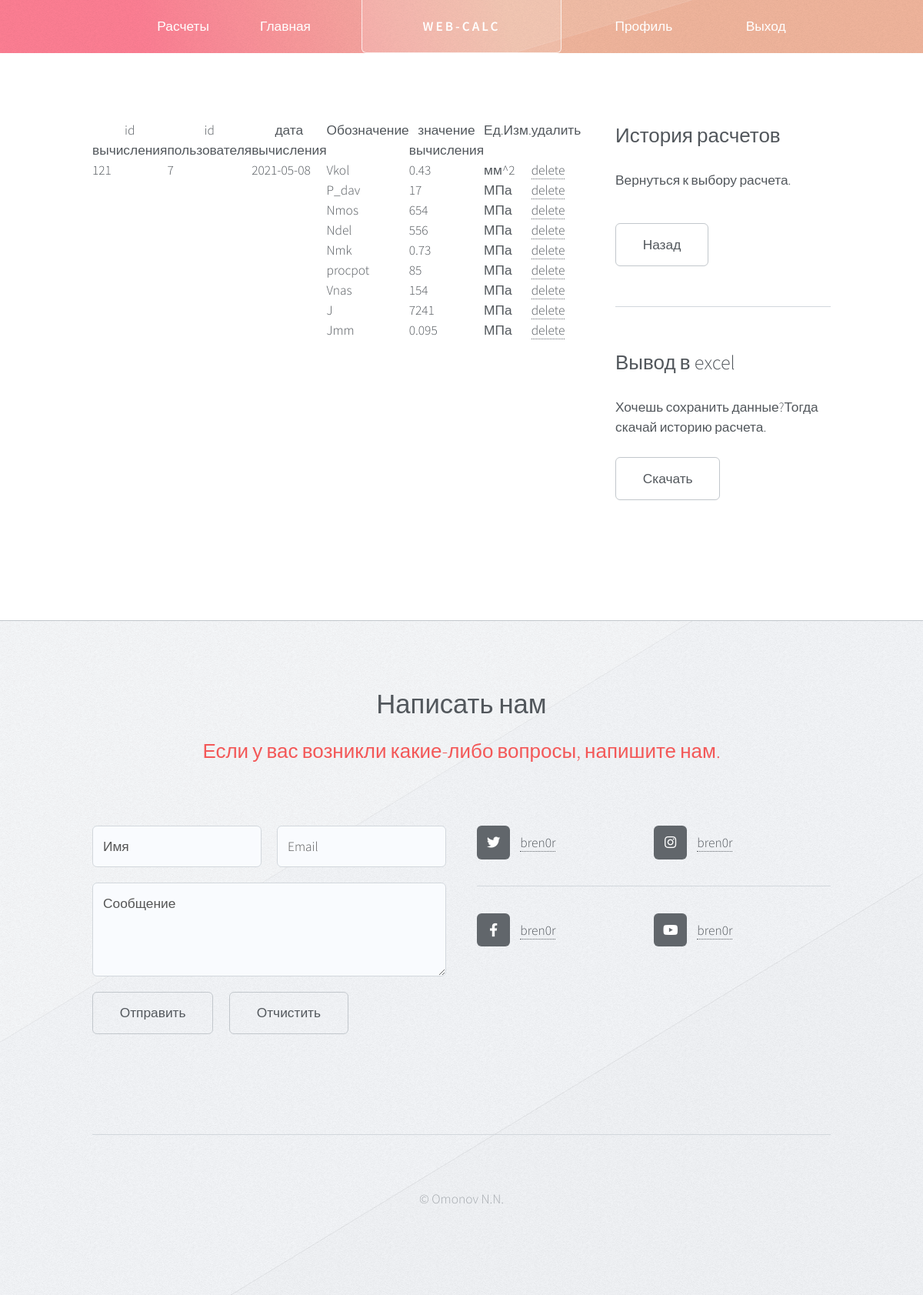
Screenshot of /history2.php with the database file from the repository.
### tables this page shows
CREATE TABLE `output2` (
  `calc_id` int(11) NOT NULL,
  `user_id` int(11) NOT NULL,
  `date` date NOT NULL,
  `output_name` varchar(255) NOT NULL,
  `data_type` varchar(255) NOT NULL,
  `discription` varchar(255) NOT NULL,
  `unit` varchar(255) NOT NULL,
  `value` double NOT NULL
);

### history2.php (the view, shortened to what this page needs)
<!DOCTYPE HTML>
<html>
	<head>
		<link rel="stylesheet" href="assets/css/main.css" />
	</head>
	<body class="right-sidebar is-preload">
		<div id="page-wrapper">
				<div id="header-wrapper">
					<div id="header" class="container">
							<h1 id="logo"><a href="index.html">Web-Calc</a></h1>
							<nav id="nav">
								<ul>
									<li>
										<a href="#">Расчеты</a>
									</li>
									<li><a href="main.php">Главная</a></li>
									<li class="break"><a href="profile.php">Профиль</a></li>
									<li><a href="vendor/logout.php">Выход</a></li>
								</ul>
							</nav>
					</div>
				</div>
				<div class="wrapper">
					<div class="container" id="main">
						<div class="row gtr-150">
							<div class="col-8 col-12-narrower">
									<article id="content">
										<header>
											<?php
				$az = 1;
					function showCalcTable($connect)
					{
						$result = mysqli_query($connect, "SELECT `calc_id`, `user_id`, `date`,`output_name`, `value`, `unit` FROM `output2`") or die(mysqli_error($connect));
						for ($data = []; $row = mysqli_fetch_assoc($result); $data[] = $row);
						print '<table class="tblca" border=1 cellspacing=0>
										<tr class="trinfo">
											<th>id вычисления </th>
											<th>id пользователя</th>
											<th>дата вычисления</th>
											<th>Обозначение</th>
											<th>значение вычисления</th>
											<th>Ед.Изм.</th>
											<th>удалить</th>
										</tr>';
						foreach ($data as $page)
						{
							print "<tr>";
							if ($az < 2){
								print "<td rowspan =99>{$page['calc_id']}</td>
								<td rowspan = '99'>{$page['user_id']}</td>
								<td rowspan = '99'>{$page['date']}</td>";
								$az = 3;}
										print "
										<td>{$page['output_name']}</td>
										<td>{$page['value']}</td>
										<td>{$page['unit']}</td>
										<td><a href=\"?delete={$page['calc_id']}\">delete</a></td>
									</tr>";
						}
						print '</table>';
					}
					showCalcTable($connect);
				?>
										</header>
									</article>
							</div>
							<div class="col-4 col-12-narrower">
									<section id="sidebar">
										<section>
											<header>
												<h3>История расчетов</h3>
											</header>
											<p>Вернуться к выбору расчета.</p>
											<ul class="actions">
												<li><a href="history.php" class="button">Назад</a></li>
											</ul>
										</section>
										<section>
											<header>
												<h3>Вывод в excel</h3>
											</header>
											<p>Хочешь сохранить данные?Тогда скачай историю расчета.</p>
											<form method="post" action="export2.php">
            								<input type="submit" name="export" class="btn" value="Скачать" />
											</form>
											</section>
									</section>
							</div>
						</div>
					</div>
				</div>
				<div id="footer-wrapper">
					<div id="footer" class="container">
						<header class="major">
							<h2>Написать нам</h2>
							<p>Если у вас возникли какие-либо вопросы, напишите нам.</p>
						</header>
						<div class="row">
							<section class="col-6 col-12-narrower">
								<form method="post" action="#">
									<div class="row gtr-50">
										<div class="col-6 col-12-mobile">
											<input name="name" placeholder="Имя" type="text" />
										</div>
										<div class="col-6 col-12-mobile">
											<input name="email" placeholder="Email" type="text" />
										</div>
										<div class="col-12">
											<textarea name="message" placeholder="Сообщение"></textarea>
										</div>
										<div class="col-12">
											<ul class="actions">
												<li><input type="submit" value="Отправить" /></li>
												<li><input type="reset" value="Отчистить" /></li>
											</ul>
										</div>
									</div>
								</form>
							</section>
							<section class="col-6 col-12-narrower">
								<div class="row gtr-0">
									<ul class="divided icons col-6 col-12-mobile">
										<li class="icon brands fa-twitter"><a href="#"><span class="extra">twitter.com/</span>bren0r</a></li>
										<li class="icon brands fa-facebook-f"><a href="#"><span class="extra">facebook.com/</span>bren0r</a></li>
									</ul>
									<ul class="divided icons col-6 col-12-mobile">
										<li class="icon brands fa-instagram"><a href="#"><span class="extra">instagram.com/</span>bren0r</a></li>
										<li class="icon brands fa-youtube"><a href="#"><span class="extra">youtube.com/</span>bren0r</a></li>
									</ul>
								</div>
							</section>
						</div>
					</div>
					<div id="copyright" class="container">
						<ul class="menu">
							<li>&copy; Omonov N.N.</li>
						</ul>
					</div>
				</div>
		</div>
	</body>
</html>

### rows the page displays
output2: calc "121", user "7", date "2021-05-08", output_name "Vkol", value "0.43", unit "мм^2"
output2: output_name "P_dav", value "17", unit "МПа"
output2: output_name "Nmos", value "654", unit "МПа"
output2: output_name "Ndel", value "556", unit "МПа"
output2: output_name "Nmk", value "0.73", unit "МПа"
output2: output_name "procpot", value "85", unit "МПа"
output2: output_name "Vnas", value "154", unit "МПа"
output2: output_name "J", value "7241", unit "МПа"
output2: output_name "Jmm", value "0.095", unit "МПа"
